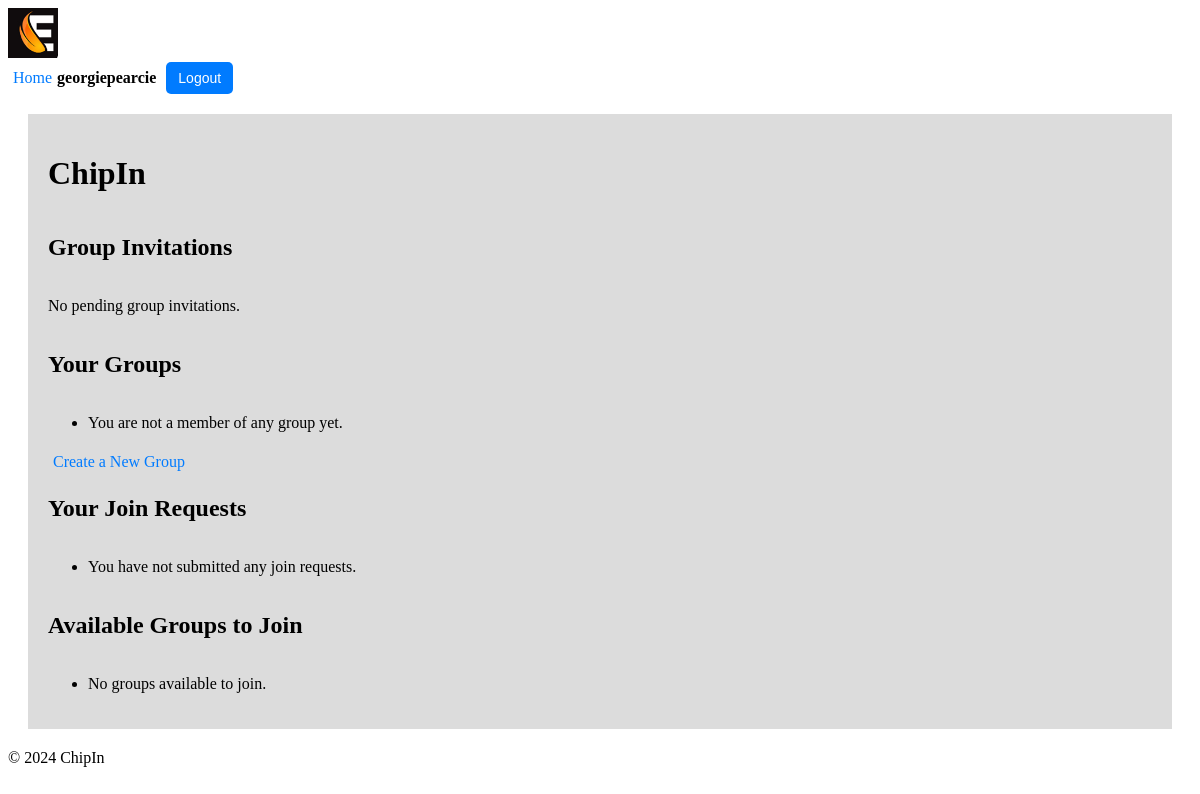
Before: /chipin/ (signed in) with the older database file.
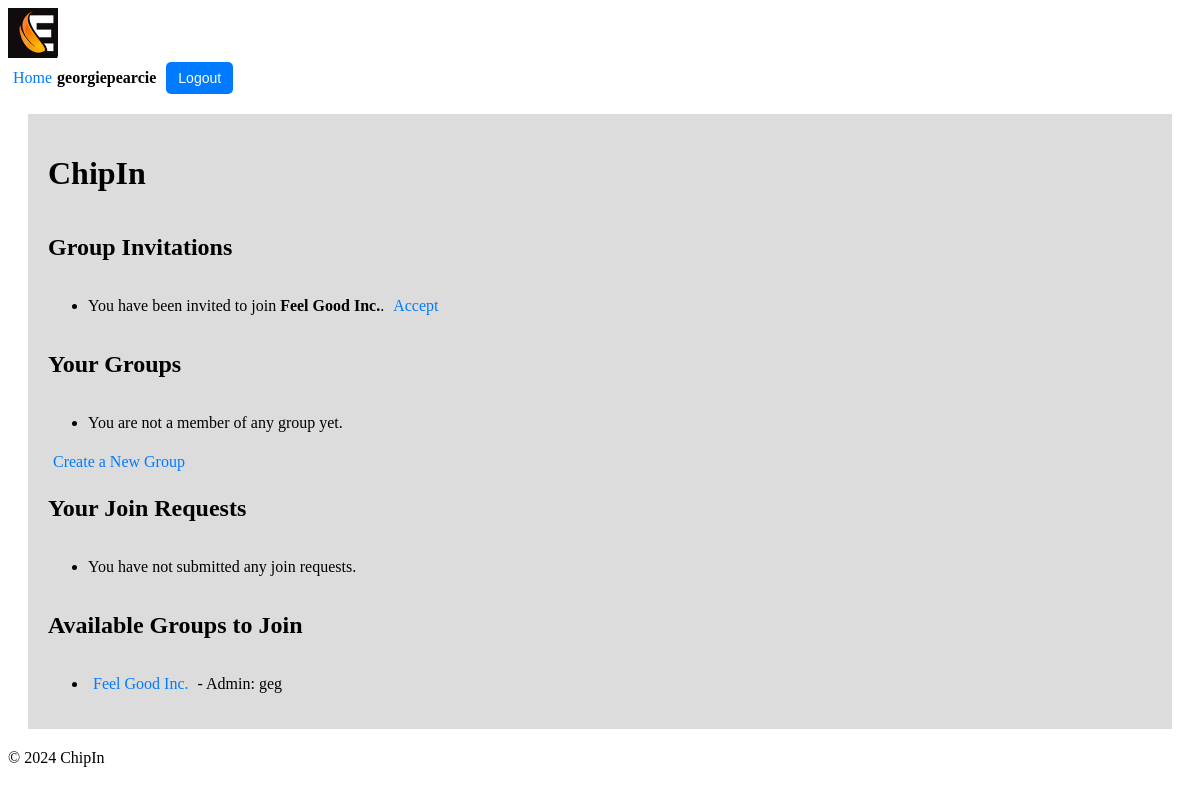
After: the same page with the newer database file.
### chipin/models.py (models this page shows, shortened)
class Group(models.Model):
    name = models.CharField(max_length=100)
    admin = models.ForeignKey(User, related_name='admin_groups', on_delete=models.CASCADE)
    members = models.ManyToManyField(User, related_name='group_memberships', blank=True)
    invited_users = models.ManyToManyField(User, related_name='pending_invitations', blank=True)

### users/models.py (models this page shows, shortened)
class Profile(models.Model):
    user = models.OneToOneField(User, on_delete=models.CASCADE)
    first_name = models.CharField(max_length=30)
    surname = models.CharField(max_length=30)
    nickname = models.CharField(max_length=30, unique=True, null=False, blank=False)
    max_spend = models.DecimalField(max_digits=10, decimal_places=2, default=100.00)  # Max spend for each event
    balance = models.DecimalField(max_digits=10, decimal_places=2, default=100.00)  # User's current balance

### chipin/views.py (the view)
# urls.py: path("", views.home, name="home"),
@login_required
def home(request):
    user = request.user
    pending_invitations = user.pending_invitations.all() # Get pending group invitations for the current user
    user_groups = user.group_memberships.all()  # Get groups the user is a member of
    user_join_requests = GroupJoinRequest.objects.filter(user=user)  # Get join requests sent by the user
    available_groups = Group.objects.exclude(members=user).exclude(join_requests__user=user) # Get groups the user is not a member of and the user has not requested to join
    context = {
        'pending_invitations': pending_invitations,
        'user_groups': user_groups,
        'user_join_requests': user_join_requests,
        'available_groups': available_groups
    }
    return render(request, 'chipin/home.html', context)

### chipin/context_processors.py (called while the page is built)
def user_profile(request):
    if request.user.is_authenticated:
        try:
            return {'nickname': request.user.profile.nickname}
        except Profile.DoesNotExist:
            return {'nickname': request.user.username}  # Fallback to username if no profile exists
    return {}

### chipin/templates/chipin/home.html (shortened to what this page needs)
{% extends 'chipin/base.html' %}
{% load static %}
{% block content %}
    <h1>ChipIn</h1>
    <h2>Group Invitations</h2>
    <div class="invitation-notification">
        {% if pending_invitations %}
            <ul>
                {% for group in pending_invitations %}
                    <li>
                        You have been invited to join <strong>{{ group.name }}</strong>.
                        <a href="{% url 'chipin:accept_invite' group.id %}?user_id={{ request.user.id }}">Accept</a>
                    </li>
                {% empty %}
                    <li>No pending group invitations.</li>
                {% endfor %}
            </ul>
        {% else %}
            <p>No pending group invitations.</p>
        {% endif %}
    </div>
    <h2>Your Groups</h2>
    <ul>
        {% for group in user.group_memberships.all %}
        <li>
            <a href="{% url 'chipin:group_detail' group.id %}">{{ group.name }}</a>
            {% if group.admin == request.user %}
                <a href="{% url 'chipin:delete_group' group.id %}" onclick="return confirm('Are you sure you want to delete this group?');">Delete</a>
            {% else %}
                <a href="{% url 'chipin:leave_group' group.id %}" onclick="return confirm('Are you sure you want to leave this group?');">Leave</a>
            {% endif %}
        </li>
        {% empty %}
        <li>You are not a member of any group yet.</li>
        {% endfor %}
    </ul>
    <a href="{% url 'chipin:create_group' %}">Create a New Group</a>
    <h2>Your Join Requests</h2>
    <ul>
        {% for join_request in user_join_requests %}
        <li>
            You requested to join <strong>{{ join_request.group.name }}</strong> on {{ join_request.created_at }}.
            <a href="{% url 'chipin:delete_join_request' join_request.id %}" onclick="return confirm('Are you sure you want to delete this join request?');">Delete</a>
        </li>
        {% empty %}
        <li>You have not submitted any join requests.</li>
        {% endfor %}
    </ul>
    <h2>Available Groups to Join</h2>
    <ul>
        {% for group in available_groups %}
        <li>
            <a href="{% url 'chipin:group_detail' group.id %}">{{ group.name }}</a>
            <span>- Admin: {{ group.admin.profile.nickname }}</span>
        </li>
        {% empty %}
        <li>No groups available to join.</li>
        {% endfor %}
    </ul>
{% endblock %}

Changed rows visible on the page:
added Group: name "Feel Good Inc.", admin.profile.nickname "geg"
Other visible differences:
text no longer shown: "No pending group invitations. No groups available to join."
